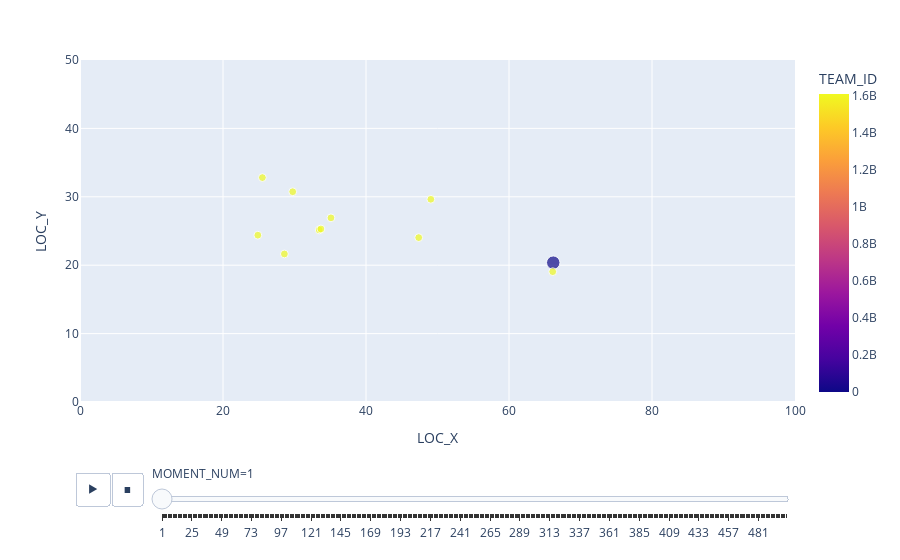

Notebook code for this chart:
### Code cell
f=pd.read_csv('../data/motion_csv/0021500001.csv')
f = f[f['EVENT']==2]

f['MOMENT_NUM'] = np.divmod(np.arange(len(f)),11)[0]+1

f['LOC_Z'] = f['LOC_Z']+1

px.scatter(f,x='LOC_X',y='LOC_Y',color='TEAM_ID',size='LOC_Z',animation_group='PLAYER_ID',animation_frame='MOMENT_NUM',range_x=[0,100],range_y=[0,50])
